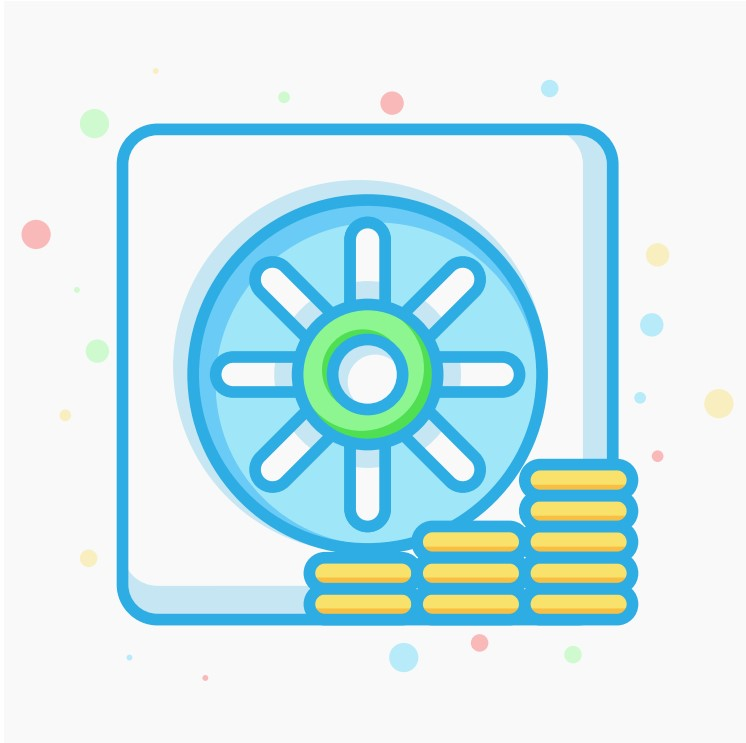
#> input picture serial_use/icon/2.jpg, 746 x 743 px, found by its file name
$ python light_transform.py
#> lines starting #> are read from the running program, lines starting #| are printed output that depends on the picture
import numpy as np
import cv2

img = cv2.imread('E:\\Comm\\demo\\2.jpg', 1)
#> img is the input picture: shape (743, 746, 3); mean B, G, R 238.8, 234.8, 210.1

img1 = cv2.GaussianBlur(img, (5,5), 0)

img2 = cv2.cvtColor(img, cv2.COLOR_BGR2GRAY)
img3 = cv2.Laplacian(img2, 0)
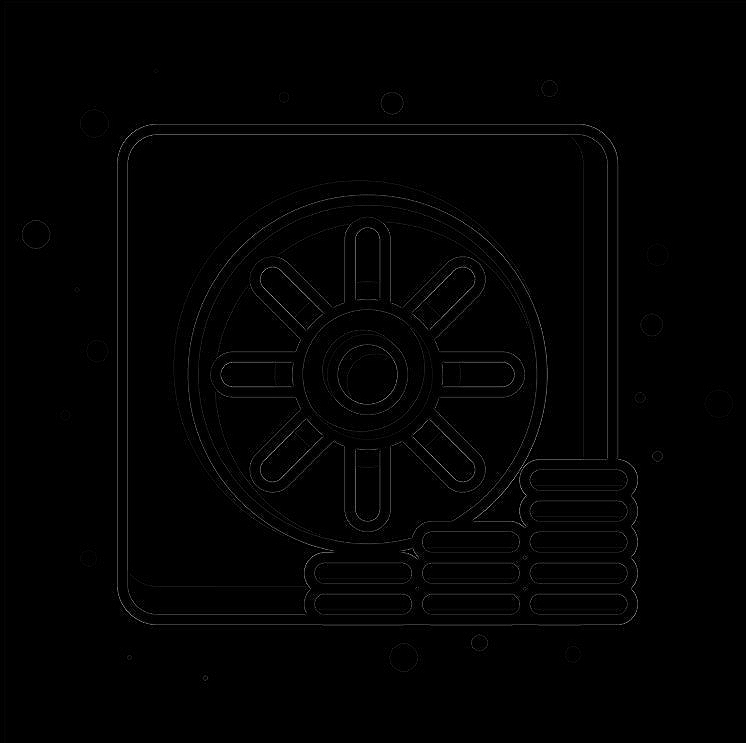
#> img3: shape (743, 746); min 0, max 180, mean 2
img4 = img2 + img3
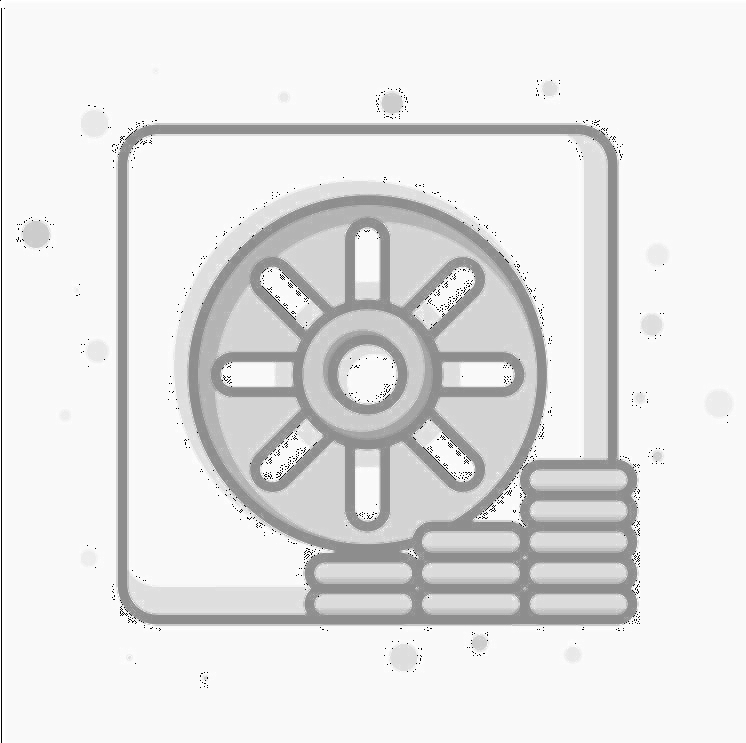
#> img4: shape (743, 746); min 0, max 255, mean 228.6

imgShape = (np.shape(img)[0], np.shape(img)[1], 1)
#> imgShape = (743, 746, 1)
img_eHist0 = cv2.equalizeHist(img[:,:,0])
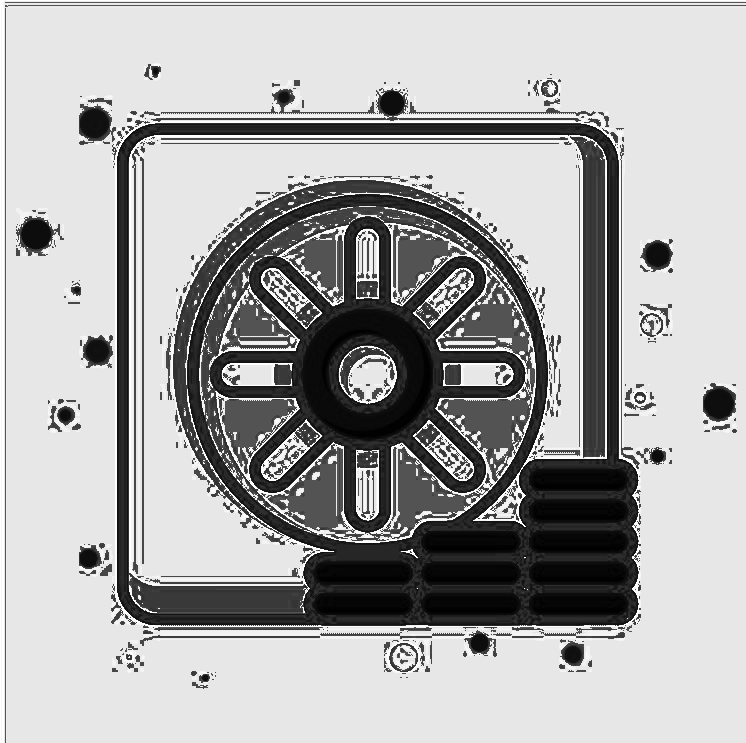
#> img_eHist0: shape (743, 746); min 0, max 255, mean 171.5
img_eHist1 = cv2.equalizeHist(img[:,:,1])
img_eHist2 = cv2.equalizeHist(img[:,:,2])
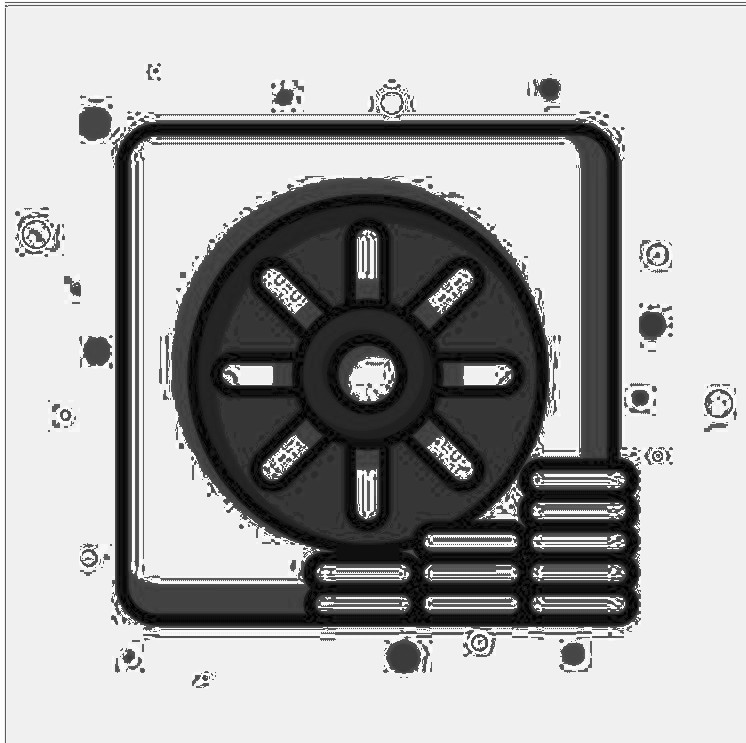
#> img_eHist2: shape (743, 746); min 0, max 255, mean 171.3

img_eHist = np.concatenate([np.reshape(img_eHist0,imgShape), \
    np.reshape(img_eHist1,imgShape), np.reshape(img_eHist2,imgShape)], axis=2)
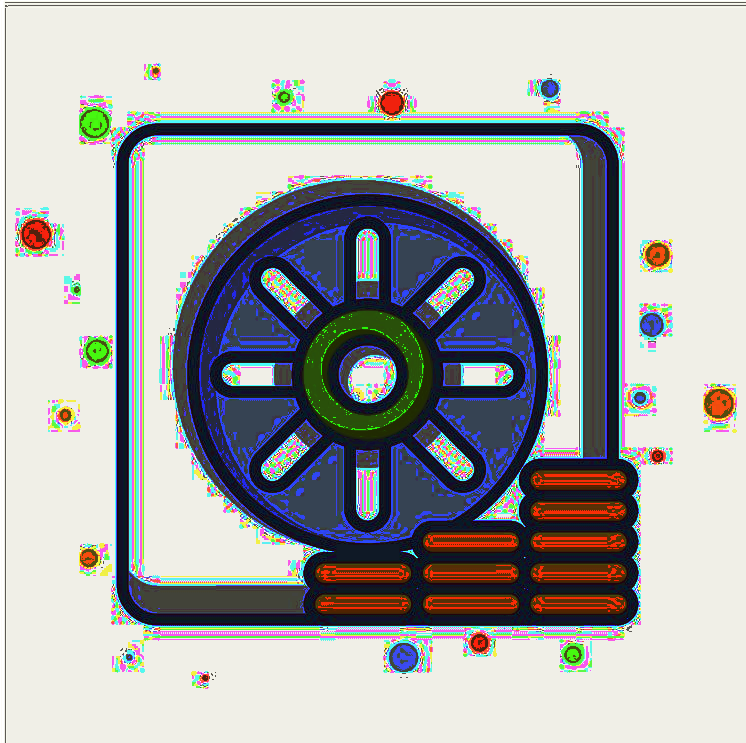
#> img_eHist: shape (743, 746, 3); mean B, G, R 171.5, 172.4, 171.3

img6 = img.astype(np.float32)/255.0 * 1.5


white_noise = np.random.standard_normal(img.shape)
img7 = img.astype(np.float32)/255.0
img7 = img7 + white_noise/10
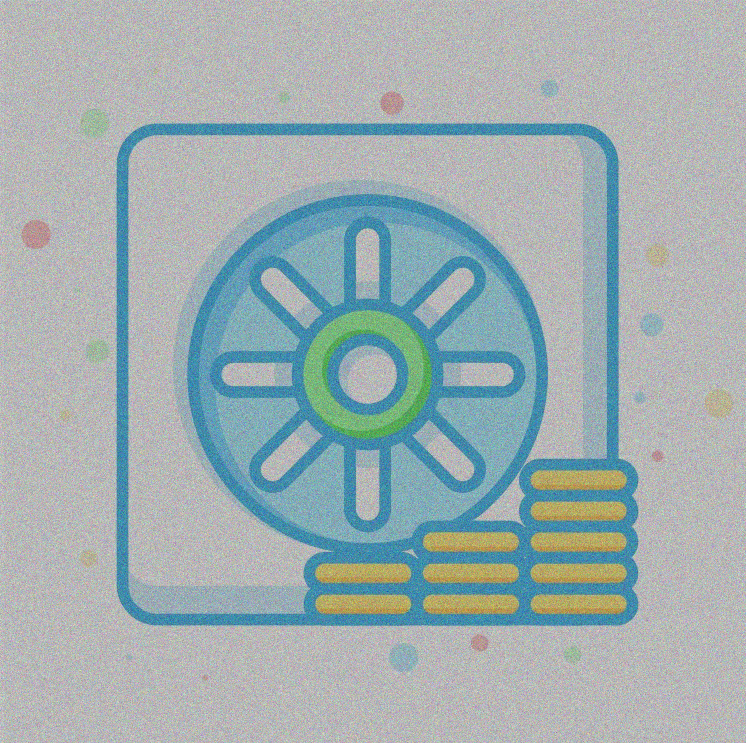
#> img7: shape (743, 746, 3) float64; mean B, G, R 0.936, 0.921, 0.824; drawn with min black and max white

img7 = (img7 / np.max(img7.reshape(-1)))
# img7 = cv2.randn(img7, 1, 1)

cv2.imwrite('C:\\Users\\hp\\Desktop\\10.jpg', img7)
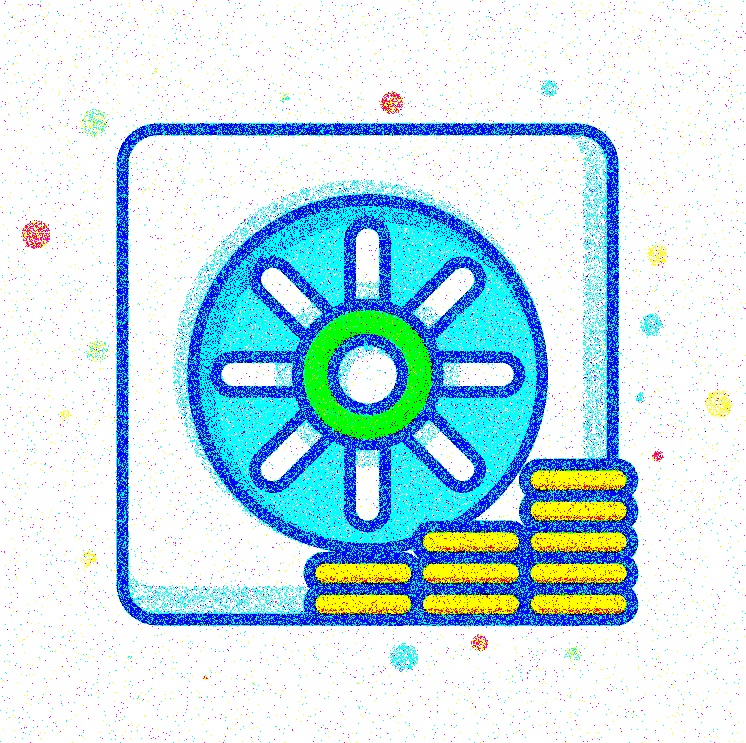
#> saved as 10.jpg: shape (743, 746, 3); mean B, G, R 0.935, 0.889, 0.76; drawn with 1 as white
cv2.imshow('zq', img7)
cv2.waitKey()
